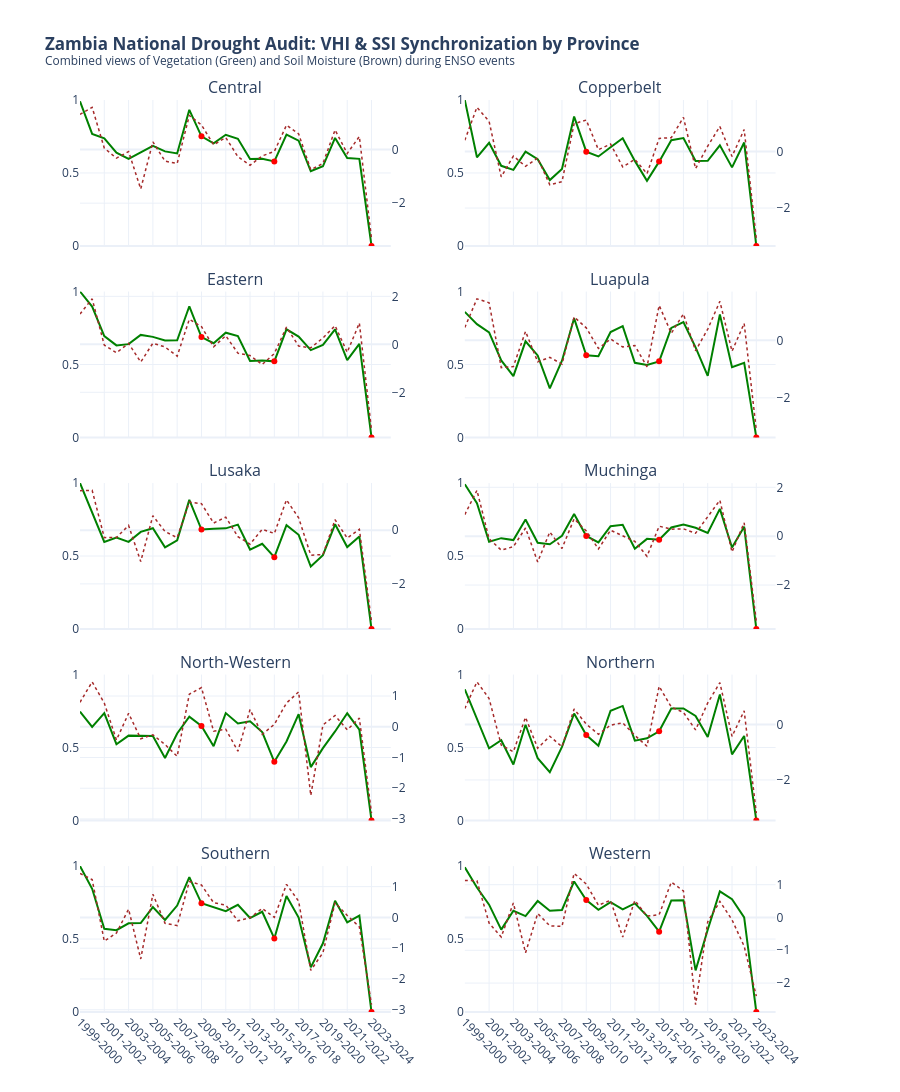

Notebook cell for this chart:
### Markdown cell above
This study analyzes the spatial and temporal evolution of agricultural drought across Zambia's ten provinces. By integrating satellite-derived vegetation indices (NDVI/VHI) with reanalysis soil moisture (SSI) and global climate drivers (NINO3.4), we demonstrate the high vulnerability of Zambian agriculture to El Niño-Southern Oscillation (ENSO) events.

### Code cell
# ============================================================
# PHASE 9: NATIONAL 10-PROVINCE COMBINED VHI & SSI REPORT
# ============================================================
from plotly.subplots import make_subplots
import plotly.graph_objects as go

# 1. Ensure the 2024 Patch is applied to the provincial data
prov_seasonal.loc[prov_seasonal['SEASON'] == '2023-2024', 'NINO34'] = 2.03

# 2. Setup a Grid for 10 Provinces (5 rows, 2 columns)
provinces = sorted(prov_seasonal['PROVINCE'].unique())
fig_national_comb = make_subplots(
    rows=5, cols=2, 
    subplot_titles=provinces,
    shared_xaxes=True,
    vertical_spacing=0.05,
    horizontal_spacing=0.1,
    specs=[[{"secondary_y": True}] * 2] * 5
)

# 3. Loop through each province and add its data to the grid
for i, prov in enumerate(provinces):
    row_idx = (i // 2) + 1
    col_idx = (i % 2) + 1
    
    prov_data = prov_seasonal[prov_seasonal['PROVINCE'] == prov]
    
    # Add VHI (Primary Axis - Green)
    fig_national_comb.add_trace(
        go.Scatter(x=prov_data['SEASON'], y=prov_data['VHI'], 
                   name=f"VHI - {prov}", line=dict(color='green', width=2),
                   legendgroup=prov, showlegend=False),
        row=row_idx, col=col_idx, secondary_y=False
    )
    
    # Add SSI (Secondary Axis - Brown)
    fig_national_comb.add_trace(
        go.Scatter(x=prov_data['SEASON'], y=prov_data['SSI'], 
                   name=f"SSI - {prov}", line=dict(color='brown', width=1.5, dash='dot'),
                   legendgroup=prov, showlegend=False),
        row=row_idx, col=col_idx, secondary_y=True
    )
    
    # Add Shading and Markers for ENSO
    for _, s_row in prov_data.iterrows():
        season = s_row['SEASON']
        nino = s_row['NINO34']
        
        if nino >= 1.0: # El Niño
            # Shading
            fig_national_comb.add_vrect(x0=season, x1=season, fillcolor="red", 
                                       opacity=0.05, layer="below", line_width=0,
                                       row=row_idx, col=col_idx)
            # Marker
            fig_national_comb.add_trace(
                go.Scatter(x=[season], y=[s_row['VHI']], mode='markers',
                           marker=dict(symbol='circle', size=6, color='red'),
                           showlegend=False, hoverinfo='skip'),
                row=row_idx, col=col_idx, secondary_y=False
            )
        elif nino <= -1.0: # La Niña
            fig_national_comb.add_vrect(x0=season, x1=season, fillcolor="blue", 
                                       opacity=0.05, layer="below", line_width=0,
                                       row=row_idx, col=col_idx)

# 4. Final Layout Polish
fig_national_comb.update_layout(
    title="<b>Zambia National Drought Audit: VHI & SSI Synchronization by Province</b><br><sup>Combined views of Vegetation (Green) and Soil Moisture (Brown) during ENSO events</sup>",
    height=1200, # Tall enough to see all 5 rows clearly
    template="plotly_white",
    hovermode="x unified"
)

# Update axis labels
fig_national_comb.update_xaxes(tickangle=45)
fig_national_comb.update_yaxes(range=[0, 1], secondary_y=False) # Fix VHI scale 0-1

# 5. Export specifically for the Big Picture
fig_national_comb.write_html("Zambia_National_10_Province_Combined_Audit.html")
print("✅ Phase 9 Complete: National Provincial Audit Generated!")
fig_national_comb.show()

### Figure 1 — Plotly figure (JSON) as saved in the notebook; plotly's stock layout.template omitted (floating-point values rounded to 4 significant figures)
{"data": [{"legendgroup": "Central", "line": {"color": "green", "width": 2}, "name": "VHI - Central", "showlegend": false, "type": "scatter", "x": ["1999-2000", "2000-2001", "2001-2002", "2002-2003", "2003-2004", "2004-2005", "2005-2006", "2006-2007", "2007-2008", "2008-2009", "2009-2010", "2010-2011", "2011-2012", "2012-2013", "2013-2014", "2014-2015", "2015-2016", "2016-2017", "2017-2018", "2018-2019", "2019-2020", "2020-2021", "2021-2022", "2022-2023", "2023-2024"], "xaxis": "x", "y": [0.9907, 0.7674, 0.7375, 0.6391, 0.5963, 0.6386, 0.6855, 0.6478, 0.6337, 0.9327, 0.751, 0.7029, 0.7615, 0.7345, 0.5957, 0.5979, 0.5791, 0.7636, 0.7211, 0.5116, 0.5458, 0.7402, 0.6025, 0.5965, 0.0], "yaxis": "y"}, {"legendgroup": "Central", "line": {"color": "brown", "dash": "dot", "width": 1.5}, "name": "SSI - Central", "showlegend": false, "type": "scatter", "x": ["1999-2000", "2000-2001", "2001-2002", "2002-2003", "2003-2004", "2004-2005", "2005-2006", "2006-2007", "2007-2008", "2008-2009", "2009-2010", "2010-2011", "2011-2012", "2012-2013", "2013-2014", "2014-2015", "2015-2016", "2016-2017", "2017-2018", "2018-2019", "2019-2020", "2020-2021", "2021-2022", "2022-2023", "2023-2024"], "xaxis": "x", "y": [1.309, 1.574, 0.0529, -0.3228, -0.07509, -1.471, 0.2848, -0.4339, -0.5223, 1.268, 0.9171, 0.177, 0.4455, -0.2679, -0.5859, -0.2387, -0.07116, 0.9066, 0.5833, -0.7522, -0.5203, 0.7286, -0.1477, 0.4856, -3.324], "yaxis": "y2"}, {"hoverinfo": "skip", "marker": {"color": "red", "size": 6, "symbol": "circle"}, "mode": "markers", "showlegend": false, "type": "scatter", "x": ["2009-2010"], "xaxis": "x", "y": [0.751], "yaxis": "y"}, {"hoverinfo": "skip", "marker": {"color": "red", "size": 6, "symbol": "circle"}, "mode": "markers", "showlegend": false, "type": "scatter", "x": ["2015-2016"], "xaxis": "x", "y": [0.5791], "yaxis": "y"}, {"hoverinfo": "skip", "marker": {"color": "red", "size": 6, "symbol": "circle"}, "mode": "markers", "showlegend": false, "type": "scatter", "x": ["2023-2024"], "xaxis": "x", "y": [0], "yaxis": "y"}, {"legendgroup": "Copperbelt", "line": {"color": "green", "width": 2}, "name": "VHI - Copperbelt", "showlegend": false, "type": "scatter", "x": ["1999-2000", "2000-2001", "2001-2002", "2002-2003", "2003-2004", "2004-2005", "2005-2006", "2006-2007", "2007-2008", "2008-2009", "2009-2010", "2010-2011", "2011-2012", "2012-2013", "2013-2014", "2014-2015", "2015-2016", "2016-2017", "2017-2018", "2018-2019", "2019-2020", "2020-2021", "2021-2022", "2022-2023", "2023-2024"], "xaxis": "x2", "y": [0.9998, 0.6072, 0.7065, 0.5489, 0.5212, 0.6462, 0.5939, 0.4513, 0.5276, 0.8864, 0.6457, 0.6132, 0.6758, 0.7382, 0.5828, 0.446, 0.5777, 0.7244, 0.7387, 0.5819, 0.5829, 0.6893, 0.5382, 0.7087, 0.0], "yaxis": "y3"}, {"legendgroup": "Copperbelt", "line": {"color": "brown", "dash": "dot", "width": 1.5}, "name": "SSI - Copperbelt", "showlegend": false, "type": "scatter", "x": ["1999-2000", "2000-2001", "2001-2002", "2002-2003", "2003-2004", "2004-2005", "2005-2006", "2006-2007", "2007-2008", "2008-2009", "2009-2010", "2010-2011", "2011-2012", "2012-2013", "2013-2014", "2014-2015", "2015-2016", "2016-2017", "2017-2018", "2018-2019", "2019-2020", "2020-2021", "2021-2022", "2022-2023", "2023-2024"], "xaxis": "x2", "y": [0.4013, 1.569, 1.07, -0.8973, -0.1585, -0.5219, -0.2296, -1.179, -1.066, 0.9881, 1.117, 0.06562, 0.2665, -0.5437, -0.2748, -0.7835, 0.4671, 0.4915, 1.212, -0.6024, 0.1926, 0.8881, -0.1715, 0.7835, -3.083], "yaxis": "y4"}, {"hoverinfo": "skip", "marker": {"color": "red", "size": 6, "symbol": "circle"}, "mode": "markers", "showlegend": false, "type": "scatter", "x": ["2009-2010"], "xaxis": "x2", "y": [0.6457], "yaxis": "y3"}, {"hoverinfo": "skip", "marker": {"color": "red", "size": 6, "symbol": "circle"}, "mode": "markers", "showlegend": false, "type": "scatter", "x": ["2015-2016"], "xaxis": "x2", "y": [0.5777], "yaxis": "y3"}, {"hoverinfo": "skip", "marker": {"color": "red", "size": 6, "symbol": "circle"}, "mode": "markers", "showlegend": false, "type": "scatter", "x": ["2023-2024"], "xaxis": "x2", "y": [0], "yaxis": "y3"}, {"legendgroup": "Eastern", "line": {"color": "green", "width": 2}, "name": "VHI - Eastern", "showlegend": false, "type": "scatter", "x": ["1999-2000", "2000-2001", "2001-2002", "2002-2003", "2003-2004", "2004-2005", "2005-2006", "2006-2007", "2007-2008", "2008-2009", "2009-2010", "2010-2011", "2011-2012", "2012-2013", "2013-2014", "2014-2015", "2015-2016", "2016-2017", "2017-2018", "2018-2019", "2019-2020", "2020-2021", "2021-2022", "2022-2023", "2023-2024"], "xaxis": "x3", "y": [1.0, 0.8968, 0.6946, 0.6309, 0.6396, 0.7026, 0.6893, 0.6648, 0.6653, 0.899, 0.6879, 0.6454, 0.7179, 0.695, 0.5235, 0.5276, 0.5214, 0.7412, 0.6916, 0.5989, 0.6348, 0.7406, 0.5303, 0.6411, 0.0], "yaxis": "y5"}, {"legendgroup": "Eastern", "line": {"color": "brown", "dash": "dot", "width": 1.5}, "name": "SSI - Eastern", "showlegend": false, "type": "scatter", "x": ["1999-2000", "2000-2001", "2001-2002", "2002-2003", "2003-2004", "2004-2005", "2005-2006", "2006-2007", "2007-2008", "2008-2009", "2009-2010", "2010-2011", "2011-2012", "2012-2013", "2013-2014", "2014-2015", "2015-2016", "2016-2017", "2017-2018", "2018-2019", "2019-2020", "2020-2021", "2021-2022", "2022-2023", "2023-2024"], "xaxis": "x3", "y": [1.262, 1.896, -0.0325, -0.3521, 0.03792, -0.7372, 0.04626, -0.1103, -0.4944, 1.042, 0.7353, -0.1038, 0.3571, -0.3683, -0.4684, -0.8432, -0.383, 0.7179, -0.07354, -0.1458, 0.2639, 0.7772, -0.3342, 0.8869, -3.576], "yaxis": "y6"}, {"hoverinfo": "skip", "marker": {"color": "red", "size": 6, "symbol": "circle"}, "mode": "markers", "showlegend": false, "type": "scatter", "x": ["2009-2010"], "xaxis": "x3", "y": [0.6879], "yaxis": "y5"}, {"hoverinfo": "skip", "marker": {"color": "red", "size": 6, "symbol": "circle"}, "mode": "markers", "showlegend": false, "type": "scatter", "x": ["2015-2016"], "xaxis": "x3", "y": [0.5214], "yaxis": "y5"}, {"hoverinfo": "skip", "marker": {"color": "red", "size": 6, "symbol": "circle"}, "mode": "markers", "showlegend": false, "type": "scatter", "x": ["2023-2024"], "xaxis": "x3", "y": [0], "yaxis": "y5"}, {"legendgroup": "Luapula", "line": {"color": "green", "width": 2}, "name": "VHI - Luapula", "showlegend": false, "type": "scatter", "x": ["1999-2000", "2000-2001", "2001-2002", "2002-2003", "2003-2004", "2004-2005", "2005-2006", "2006-2007", "2007-2008", "2008-2009", "2009-2010", "2010-2011", "2011-2012", "2012-2013", "2013-2014", "2014-2015", "2015-2016", "2016-2017", "2017-2018", "2018-2019", "2019-2020", "2020-2021", "2021-2022", "2022-2023", "2023-2024"], "xaxis": "x4", "y": [0.8603, 0.7762, 0.7197, 0.5275, 0.4202, 0.6587, 0.5622, 0.3367, 0.5255, 0.8162, 0.5635, 0.5562, 0.7226, 0.763, 0.5112, 0.4963, 0.5214, 0.7509, 0.7899, 0.6174, 0.4223, 0.8427, 0.4812, 0.5118, 0.0], "yaxis": "y7"}, {"legendgroup": "Luapula", "line": {"color": "brown", "dash": "dot", "width": 1.5}, "name": "SSI - Luapula", "showlegend": false, "type": "scatter", "x": ["1999-2000", "2000-2001", "2001-2002", "2002-2003", "2003-2004", "2004-2005", "2005-2006", "2006-2007", "2007-2008", "2008-2009", "2009-2010", "2010-2011", "2011-2012", "2012-2013", "2013-2014", "2014-2015", "2015-2016", "2016-2017", "2017-2018", "2018-2019", "2019-2020", "2020-2021", "2021-2022", "2022-2023", "2023-2024"], "xaxis": "x4", "y": [0.4462, 1.442, 1.306, -0.9479, -0.9135, 0.3107, -0.746, -0.5923, -0.8248, 0.8132, 0.4342, -0.2834, 0.04432, -0.2308, -0.1811, -0.92, 1.212, 0.2465, 0.9166, -0.3649, 0.3893, 1.356, -0.3798, 0.5891, -3.122], "yaxis": "y8"}, {"hoverinfo": "skip", "marker": {"color": "red", "size": 6, "symbol": "circle"}, "mode": "markers", "showlegend": false, "type": "scatter", "x": ["2009-2010"], "xaxis": "x4", "y": [0.5635], "yaxis": "y7"}, {"hoverinfo": "skip", "marker": {"color": "red", "size": 6, "symbol": "circle"}, "mode": "markers", "showlegend": false, "type": "scatter", "x": ["2015-2016"], "xaxis": "x4", "y": [0.5214], "yaxis": "y7"}, {"hoverinfo": "skip", "marker": {"color": "red", "size": 6, "symbol": "circle"}, "mode": "markers", "showlegend": false, "type": "scatter", "x": ["2023-2024"], "xaxis": "x4", "y": [0], "yaxis": "y7"}, {"legendgroup": "Lusaka", "line": {"color": "green", "width": 2}, "name": "VHI - Lusaka", "showlegend": false, "type": "scatter", "x": ["1999-2000", "2000-2001", "2001-2002", "2002-2003", "2003-2004", "2004-2005", "2005-2006", "2006-2007", "2007-2008", "2008-2009", "2009-2010", "2010-2011", "2011-2012", "2012-2013", "2013-2014", "2014-2015", "2015-2016", "2016-2017", "2017-2018", "2018-2019", "2019-2020", "2020-2021", "2021-2022", "2022-2023", "2023-2024"], "xaxis": "x5", "y": [1.0, 0.8013, 0.596, 0.6262, 0.5971, 0.6654, 0.6902, 0.5591, 0.6079, 0.8844, 0.6813, 0.6865, 0.6895, 0.7152, 0.5442, 0.5836, 0.4921, 0.7114, 0.645, 0.428, 0.5053, 0.7173, 0.5613, 0.6336, 0.0], "yaxis": "y9"}, {"legendgroup": "Lusaka", "line": {"color": "brown", "dash": "dot", "width": 1.5}, "name": "SSI - Lusaka", "showlegend": false, "type": "scatter", "x": ["1999-2000", "2000-2001", "2001-2002", "2002-2003", "2003-2004", "2004-2005", "2005-2006", "2006-2007", "2007-2008", "2008-2009", "2009-2010", "2010-2011", "2011-2012", "2012-2013", "2013-2014", "2014-2015", "2015-2016", "2016-2017", "2017-2018", "2018-2019", "2019-2020", "2020-2021", "2021-2022", "2022-2023", "2023-2024"], "xaxis": "x5", "y": [1.469, 1.482, -0.2793, -0.272, 0.1737, -1.168, 0.5356, -0.05184, -0.2799, 1.043, 0.9877, 0.2645, 0.4841, -0.2398, -0.523, 0.03269, -0.1232, 1.129, 0.4592, -0.9326, -0.9082, 0.3867, -0.2938, 0.03042, -3.406], "yaxis": "y10"}, {"hoverinfo": "skip", "marker": {"color": "red", "size": 6, "symbol": "circle"}, "mode": "markers", "showlegend": false, "type": "scatter", "x": ["2009-2010"], "xaxis": "x5", "y": [0.6813], "yaxis": "y9"}, {"hoverinfo": "skip", "marker": {"color": "red", "size": 6, "symbol": "circle"}, "mode": "markers", "showlegend": false, "type": "scatter", "x": ["2015-2016"], "xaxis": "x5", "y": [0.4921], "yaxis": "y9"}, {"hoverinfo": "skip", "marker": {"color": "red", "size": 6, "symbol": "circle"}, "mode": "markers", "showlegend": false, "type": "scatter", "x": ["2023-2024"], "xaxis": "x5", "y": [0], "yaxis": "y9"}, {"legendgroup": "Muchinga", "line": {"color": "green", "width": 2}, "name": "VHI - Muchinga", "showlegend": false, "type": "scatter", "x": ["1999-2000", "2000-2001", "2001-2002", "2002-2003", "2003-2004", "2004-2005", "2005-2006", "2006-2007", "2007-2008", "2008-2009", "2009-2010", "2010-2011", "2011-2012", "2012-2013", "2013-2014", "2014-2015", "2015-2016", "2016-2017", "2017-2018", "2018-2019", "2019-2020", "2020-2021", "2021-2022", "2022-2023", "2023-2024"], "xaxis": "x6", "y": [0.9919, 0.8622, 0.5976, 0.6222, 0.6093, 0.7505, 0.591, 0.5806, 0.6384, 0.7875, 0.6371, 0.5932, 0.7045, 0.7144, 0.5499, 0.6174, 0.6115, 0.6955, 0.7157, 0.6935, 0.6586, 0.8231, 0.5582, 0.7005, 0.0], "yaxis": "y11"}, {"legendgroup": "Muchinga", "line": {"color": "brown", "dash": "dot", "width": 1.5}, "name": "SSI - Muchinga", "showlegend": false, "type": "scatter", "x": ["1999-2000", "2000-2001", "2001-2002", "2002-2003", "2003-2004", "2004-2005", "2005-2006", "2006-2007", "2007-2008", "2008-2009", "2009-2010", "2010-2011", "2011-2012", "2012-2013", "2013-2014", "2014-2015", "2015-2016", "2016-2017", "2017-2018", "2018-2019", "2019-2020", "2020-2021", "2021-2022", "2022-2023", "2023-2024"], "xaxis": "x6", "y": [0.8819, 1.876, -0.1061, -0.5725, -0.4279, 0.3332, -1.053, 0.1725, -0.5043, 0.7103, 0.2146, -0.5238, 0.2444, 0.02255, -0.2149, -0.8223, 0.4085, 0.2853, 0.3002, 0.1222, 0.7758, 1.47, -0.645, 0.5502, -3.498], "yaxis": "y12"}, {"hoverinfo": "skip", "marker": {"color": "red", "size": 6, "symbol": "circle"}, "mode": "markers", "showlegend": false, "type": "scatter", "x": ["2009-2010"], "xaxis": "x6", "y": [0.6371], "yaxis": "y11"}, {"hoverinfo": "skip", "marker": {"color": "red", "size": 6, "symbol": "circle"}, "mode": "markers", "showlegend": false, "type": "scatter", "x": ["2015-2016"], "xaxis": "x6", "y": [0.6115], "yaxis": "y11"}, {"hoverinfo": "skip", "marker": {"color": "red", "size": 6, "symbol": "circle"}, "mode": "markers", "showlegend": false, "type": "scatter", "x": ["2023-2024"], "xaxis": "x6", "y": [0], "yaxis": "y11"}, {"legendgroup": "North-Western", "line": {"color": "green", "width": 2}, "name": "VHI - North-Western", "showlegend": false, "type": "scatter", "x": ["1999-2000", "2000-2001", "2001-2002", "2002-2003", "2003-2004", "2004-2005", "2005-2006", "2006-2007", "2007-2008", "2008-2009", "2009-2010", "2010-2011", "2011-2012", "2012-2013", "2013-2014", "2014-2015", "2015-2016", "2016-2017", "2017-2018", "2018-2019", "2019-2020", "2020-2021", "2021-2022", "2022-2023", "2023-2024"], "xaxis": "x7", "y": [0.7461, 0.6412, 0.7359, 0.5226, 0.5815, 0.5798, 0.5785, 0.4286, 0.5961, 0.7113, 0.6471, 0.5091, 0.7361, 0.6653, 0.6793, 0.6062, 0.4024, 0.5418, 0.7285, 0.3656, 0.4959, 0.6102, 0.7346, 0.6218, 0.0], "yaxis": "y13"}, {"legendgroup": "North-Western", "line": {"color": "brown", "dash": "dot", "width": 1.5}, "name": "SSI - North-Western", "showlegend": false, "type": "scatter", "x": ["1999-2000", "2000-2001", "2001-2002", "2002-2003", "2003-2004", "2004-2005", "2005-2006", "2006-2007", "2007-2008", "2008-2009", "2009-2010", "2010-2011", "2011-2012", "2012-2013", "2013-2014", "2014-2015", "2015-2016", "2016-2017", "2017-2018", "2018-2019", "2019-2020", "2020-2021", "2021-2022", "2022-2023", "2023-2024"], "xaxis": "x7", "y": [0.7955, 1.46, 0.7708, -0.4301, 0.4373, -0.3895, -0.2631, -0.5785, -0.9614, 1.059, 1.273, -0.1464, -0.08193, -0.7957, 0.5589, -0.2466, 0.07809, 0.7711, 1.133, -2.234, 0.05857, 0.3652, -0.1009, 0.2792, -2.812], "yaxis": "y14"}, {"hoverinfo": "skip", "marker": {"color": "red", "size": 6, "symbol": "circle"}, "mode": "markers", "showlegend": false, "type": "scatter", "x": ["2009-2010"], "xaxis": "x7", "y": [0.6471], "yaxis": "y13"}, {"hoverinfo": "skip", "marker": {"color": "red", "size": 6, "symbol": "circle"}, "mode": "markers", "showlegend": false, "type": "scatter", "x": ["2015-2016"], "xaxis": "x7", "y": [0.4024], "yaxis": "y13"}, {"hoverinfo": "skip", "marker": {"color": "red", "size": 6, "symbol": "circle"}, "mode": "markers", "showlegend": false, "type": "scatter", "x": ["2023-2024"], "xaxis": "x7", "y": [0], "yaxis": "y13"}, {"legendgroup": "Northern", "line": {"color": "green", "width": 2}, "name": "VHI - Northern", "showlegend": false, "type": "scatter", "x": ["1999-2000", "2000-2001", "2001-2002", "2002-2003", "2003-2004", "2004-2005", "2005-2006", "2006-2007", "2007-2008", "2008-2009", "2009-2010", "2010-2011", "2011-2012", "2012-2013", "2013-2014", "2014-2015", "2015-2016", "2016-2017", "2017-2018", "2018-2019", "2019-2020", "2020-2021", "2021-2022", "2022-2023", "2023-2024"], "xaxis": "x8", "y": [0.899, 0.6914, 0.4944, 0.5499, 0.3832, 0.6563, 0.4271, 0.3305, 0.5042, 0.733, 0.5853, 0.5126, 0.7521, 0.785, 0.5471, 0.5629, 0.6115, 0.7666, 0.7677, 0.7168, 0.5721, 0.8639, 0.4529, 0.5794, 0.0], "yaxis": "y15"}, {"legendgroup": "Northern", "line": {"color": "brown", "dash": "dot", "width": 1.5}, "name": "SSI - Northern", "showlegend": false, "type": "scatter", "x": ["1999-2000", "2000-2001", "2001-2002", "2002-2003", "2003-2004", "2004-2005", "2005-2006", "2006-2007", "2007-2008", "2008-2009", "2009-2010", "2010-2011", "2011-2012", "2012-2013", "2013-2014", "2014-2015", "2015-2016", "2016-2017", "2017-2018", "2018-2019", "2019-2020", "2020-2021", "2021-2022", "2022-2023", "2023-2024"], "xaxis": "x8", "y": [0.5761, 1.54, 0.9398, -0.7429, -0.9835, 0.2599, -0.8545, -0.4224, -0.8017, 0.557, 0.01352, -0.3511, -0.02407, 0.06225, -0.3926, -0.7831, 1.378, 0.6295, 0.438, -0.1935, 0.7787, 1.509, -0.4282, 0.4948, -3.199], "yaxis": "y16"}, {"hoverinfo": "skip", "marker": {"color": "red", "size": 6, "symbol": "circle"}, "mode": "markers", "showlegend": false, "type": "scatter", "x": ["2009-2010"], "xaxis": "x8", "y": [0.5853], "yaxis": "y15"}, {"hoverinfo": "skip", "marker": {"color": "red", "size": 6, "symbol": "circle"}, "mode": "markers", "showlegend": false, "type": "scatter", "x": ["2015-2016"], "xaxis": "x8", "y": [0.6115], "yaxis": "y15"}, {"hoverinfo": "skip", "marker": {"color": "red", "size": 6, "symbol": "circle"}, "mode": "markers", "showlegend": false, "type": "scatter", "x": ["2023-2024"], "xaxis": "x8", "y": [0], "yaxis": "y15"}, {"legendgroup": "Southern", "line": {"color": "green", "width": 2}, "name": "VHI - Southern", "showlegend": false, "type": "scatter", "x": ["1999-2000", "2000-2001", "2001-2002", "2002-2003", "2003-2004", "2004-2005", "2005-2006", "2006-2007", "2007-2008", "2008-2009", "2009-2010", "2010-2011", "2011-2012", "2012-2013", "2013-2014", "2014-2015", "2015-2016", "2016-2017", "2017-2018", "2018-2019", "2019-2020", "2020-2021", "2021-2022", "2022-2023", "2023-2024"], "xaxis": "x9", "y": [1.0, 0.8441, 0.5698, 0.5605, 0.6081, 0.6098, 0.7193, 0.6313, 0.7296, 0.9243, 0.7449, 0.7196, 0.6907, 0.7343, 0.6439, 0.6871, 0.5043, 0.7948, 0.6469, 0.306, 0.471, 0.7631, 0.6143, 0.6606, 0.0], "yaxis": "y17"}, {"legendgroup": "Southern", "line": {"color": "brown", "dash": "dot", "width": 1.5}, "name": "SSI - Southern", "showlegend": false, "type": "scatter", "x": ["1999-2000", "2000-2001", "2001-2002", "2002-2003", "2003-2004", "2004-2005", "2005-2006", "2006-2007", "2007-2008", "2008-2009", "2009-2010", "2010-2011", "2011-2012", "2012-2013", "2013-2014", "2014-2015", "2015-2016", "2016-2017", "2017-2018", "2018-2019", "2019-2020", "2020-2021", "2021-2022", "2022-2023", "2023-2024"], "xaxis": "x9", "y": [1.431, 1.229, -0.7687, -0.5078, 0.2675, -1.35, 0.7536, -0.1897, -0.2663, 1.166, 1.053, 0.477, 0.3991, -0.11, -0.009881, 0.292, -6.871e-05, 1.075, 0.5259, -1.72, -1.146, 0.475, 0.06459, -0.3058, -2.836], "yaxis": "y18"}, {"hoverinfo": "skip", "marker": {"color": "red", "size": 6, "symbol": "circle"}, "mode": "markers", "showlegend": false, "type": "scatter", "x": ["2009-2010"], "xaxis": "x9", "y": [0.7449], "yaxis": "y17"}, {"hoverinfo": "skip", "marker": {"color": "red", "size": 6, "symbol": "circle"}, "mode": "markers", "showlegend": false, "type": "scatter", "x": ["2015-2016"], "xaxis": "x9", "y": [0.5043], "yaxis": "y17"}, {"hoverinfo": "skip", "marker": {"color": "red", "size": 6, "symbol": "circle"}, "mode": "markers", "showlegend": false, "type": "scatter", "x": ["2023-2024"], "xaxis": "x9", "y": [0], "yaxis": "y17"}, {"legendgroup": "Western", "line": {"color": "green", "width": 2}, "name": "VHI - Western", "showlegend": false, "type": "scatter", "x": ["1999-2000", "2000-2001", "2001-2002", "2002-2003", "2003-2004", "2004-2005", "2005-2006", "2006-2007", "2007-2008", "2008-2009", "2009-2010", "2010-2011", "2011-2012", "2012-2013", "2013-2014", "2014-2015", "2015-2016", "2016-2017", "2017-2018", "2018-2019", "2019-2020", "2020-2021", "2021-2022", "2022-2023", "2023-2024"], "xaxis": "x10", "y": [0.9916, 0.8529, 0.7355, 0.5648, 0.6938, 0.657, 0.7606, 0.6942, 0.699, 0.8946, 0.7679, 0.6998, 0.7532, 0.7035, 0.7446, 0.6591, 0.5501, 0.764, 0.765, 0.2854, 0.5633, 0.8266, 0.7734, 0.6488, 0.0], "yaxis": "y19"}, {"legendgroup": "Western", "line": {"color": "brown", "dash": "dot", "width": 1.5}, "name": "SSI - Western", "showlegend": false, "type": "scatter", "x": ["1999-2000", "2000-2001", "2001-2002", "2002-2003", "2003-2004", "2004-2005", "2005-2006", "2006-2007", "2007-2008", "2008-2009", "2009-2010", "2010-2011", "2011-2012", "2012-2013", "2013-2014", "2014-2015", "2015-2016", "2016-2017", "2017-2018", "2018-2019", "2019-2020", "2020-2021", "2021-2022", "2022-2023", "2023-2024"], "xaxis": "x10", "y": [1.131, 1.121, -0.1696, -0.5934, 0.4435, -1.076, 0.1215, -0.254, -0.2707, 1.345, 1.019, 0.3751, 0.5226, -0.5981, 0.5181, 0.04097, 0.08507, 1.078, 0.8086, -2.66, -0.1314, 0.49, -0.07178, -0.8758, -2.4], "yaxis": "y20"}, {"hoverinfo": "skip", "marker": {"color": "red", "size": 6, "symbol": "circle"}, "mode": "markers", "showlegend": false, "type": "scatter", "x": ["2009-2010"], "xaxis": "x10", "y": [0.7679], "yaxis": "y19"}, {"hoverinfo": "skip", "marker": {"color": "red", "size": 6, "symbol": "circle"}, "mode": "markers", "showlegend": false, "type": "scatter", "x": ["2015-2016"], "xaxis": "x10", "y": [0.5501], "yaxis": "y19"}, {"hoverinfo": "skip", "marker": {"color": "red", "size": 6, "symbol": "circle"}, "mode": "markers", "showlegend": false, "type": "scatter", "x": ["2023-2024"], "xaxis": "x10", "y": [0], "yaxis": "y19"}], "layout": {"annotations": [{"font": {"size": 16}, "showarrow": false, "text": "Central", "x": 0.21, "xanchor": "center", "xref": "paper", "y": 1, "yanchor": "bottom", "yref": "paper"}, {"font": {"size": 16}, "showarrow": false, "text": "Copperbelt", "x": 0.73, "xanchor": "center", "xref": "paper", "y": 1, "yanchor": "bottom", "yref": "paper"}, {"font": {"size": 16}, "showarrow": false, "text": "Eastern", "x": 0.21, "xanchor": "center", "xref": "paper", "y": 0.79, "yanchor": "bottom", "yref": "paper"}, {"font": {"size": 16}, "showarrow": false, "text": "Luapula", "x": 0.73, "xanchor": "center", "xref": "paper", "y": 0.79, "yanchor": "bottom", "yref": "paper"}, {"font": {"size": 16}, "showarrow": false, "text": "Lusaka", "x": 0.21, "xanchor": "center", "xref": "paper", "y": 0.58, "yanchor": "bottom", "yref": "paper"}, {"font": {"size": 16}, "showarrow": false, "text": "Muchinga", "x": 0.73, "xanchor": "center", "xref": "paper", "y": 0.58, "yanchor": "bottom", "yref": "paper"}, {"font": {"size": 16}, "showarrow": false, "text": "North-Western", "x": 0.21, "xanchor": "center", "xref": "paper", "y": 0.37, "yanchor": "bottom", "yref": "paper"}, {"font": {"size": 16}, "showarrow": false, "text": "Northern", "x": 0.73, "xanchor": "center", "xref": "paper", "y": 0.37, "yanchor": "bottom", "yref": "paper"}, {"font": {"size": 16}, "showarrow": false, "text": "Southern", "x": 0.21, "xanchor": "center", "xref": "paper", "y": 0.16, "yanchor": "bottom", "yref": "paper"}, {"font": {"size": 16}, "showarrow": false, "text": "Western", "x": 0.73, "xanchor": "center", "xref": "paper", "y": 0.16, "yanchor": "bottom", "yref": "paper"}], "height": 1200, "hovermode": "x unified", "shapes": [{"fillcolor": "blue", "layer": "below", "line": {"width": 0}, "opacity": 0.05, "type": "rect", "x0": "2007-2008", "x1": "2007-2008", "xref": "x", "y0": 0, "y1": 1, "yref": "y domain"}, {"fillcolor": "red", "layer": "below", "line": {"width": 0}, "opacity": 0.05, "type": "rect", "x0": "2009-2010", "x1": "2009-2010", "xref": "x", "y0": 0, "y1": 1, "yref": "y domain"}, {"fillcolor": "blue", "layer": "below", "line": {"width": 0}, "opacity": 0.05, "type": "rect", "x0": "2010-2011", "x1": "2010-2011", "xref": "x", "y0": 0, "y1": 1, "yref": "y domain"}, {"fillcolor": "red", "layer": "below", "line": {"width": 0}, "opacity": 0.05, "type": "rect", "x0": "2015-2016", "x1": "2015-2016", "xref": "x", "y0": 0, "y1": 1, "yref": "y domain"}, {"fillcolor": "blue", "layer": "below", "line": {"width": 0}, "opacity": 0.05, "type": "rect", "x0": "2020-2021", "x1": "2020-2021", "xref": "x", "y0": 0, "y1": 1, "yref": "y domain"}, {"fillcolor": "red", "layer": "below", "line": {"width": 0}, "opacity": 0.05, "type": "rect", "x0": "2023-2024", "x1": "2023-2024", "xref": "x", "y0": 0, "y1": 1, "yref": "y domain"}, {"fillcolor": "blue", "layer": "below", "line": {"width": 0}, "opacity": 0.05, "type": "rect", "x0": "2007-2008", "x1": "2007-2008", "xref": "x2", "y0": 0, "y1": 1, "yref": "y3 domain"}, {"fillcolor": "red", "layer": "below", "line": {"width": 0}, "opacity": 0.05, "type": "rect", "x0": "2009-2010", "x1": "2009-2010", "xref": "x2", "y0": 0, "y1": 1, "yref": "y3 domain"}, {"fillcolor": "blue", "layer": "below", "line": {"width": 0}, "opacity": 0.05, "type": "rect", "x0": "2010-2011", "x1": "2010-2011", "xref": "x2", "y0": 0, "y1": 1, "yref": "y3 domain"}, {"fillcolor": "red", "layer": "below", "line": {"width": 0}, "opacity": 0.05, "type": "rect", "x0": "2015-2016", "x1": "2015-2016", "xref": "x2", "y0": 0, "y1": 1, "yref": "y3 domain"}, {"fillcolor": "blue", "layer": "below", "line": {"width": 0}, "opacity": 0.05, "type": "rect", "x0": "2020-2021", "x1": "2020-2021", "xref": "x2", "y0": 0, "y1": 1, "yref": "y3 domain"}, {"fillcolor": "red", "layer": "below", "line": {"width": 0}, "opacity": 0.05, "type": "rect", "x0": "2023-2024", "x1": "2023-2024", "xref": "x2", "y0": 0, "y1": 1, "yref": "y3 domain"}, {"fillcolor": "blue", "layer": "below", "line": {"width": 0}, "opacity": 0.05, "type": "rect", "x0": "2007-2008", "x1": "2007-2008", "xref": "x3", "y0": 0, "y1": 1, "yref": "y5 domain"}, {"fillcolor": "red", "layer": "below", "line": {"width": 0}, "opacity": 0.05, "type": "rect", "x0": "2009-2010", "x1": "2009-2010", "xref": "x3", "y0": 0, "y1": 1, "yref": "y5 domain"}, {"fillcolor": "blue", "layer": "below", "line": {"width": 0}, "opacity": 0.05, "type": "rect", "x0": "2010-2011", "x1": "2010-2011", "xref": "x3", "y0": 0, "y1": 1, "yref": "y5 domain"}, {"fillcolor": "red", "layer": "below", "line": {"width": 0}, "opacity": 0.05, "type": "rect", "x0": "2015-2016", "x1": "2015-2016", "xref": "x3", "y0": 0, "y1": 1, "yref": "y5 domain"}, {"fillcolor": "blue", "layer": "below", "line": {"width": 0}, "opacity": 0.05, "type": "rect", "x0": "2020-2021", "x1": "2020-2021", "xref": "x3", "y0": 0, "y1": 1, "yref": "y5 domain"}, {"fillcolor": "red", "layer": "below", "line": {"width": 0}, "opacity": 0.05, "type": "rect", "x0": "2023-2024", "x1": "2023-2024", "xref": "x3", "y0": 0, "y1": 1, "yref": "y5 domain"}, {"fillcolor": "blue", "layer": "below", "line": {"width": 0}, "opacity": 0.05, "type": "rect", "x0": "2007-2008", "x1": "2007-2008", "xref": "x4", "y0": 0, "y1": 1, "yref": "y7 domain"}, {"fillcolor": "red", "layer": "below", "line": {"width": 0}, "opacity": 0.05, "type": "rect", "x0": "2009-2010", "x1": "2009-2010", "xref": "x4", "y0": 0, "y1": 1, "yref": "y7 domain"}, {"fillcolor": "blue", "layer": "below", "line": {"width": 0}, "opacity": 0.05, "type": "rect", "x0": "2010-2011", "x1": "2010-2011", "xref": "x4", "y0": 0, "y1": 1, "yref": "y7 domain"}, {"fillcolor": "red", "layer": "below", "line": {"width": 0}, "opacity": 0.05, "type": "rect", "x0": "2015-2016", "x1": "2015-2016", "xref": "x4", "y0": 0, "y1": 1, "yref": "y7 domain"}, {"fillcolor": "blue", "layer": "below", "line": {"width": 0}, "opacity": 0.05, "type": "rect", "x0": "2020-2021", "x1": "2020-2021", "xref": "x4", "y0": 0, "y1": 1, "yref": "y7 domain"}, {"fillcolor": "red", "layer": "below", "line": {"width": 0}, "opacity": 0.05, "type": "rect", "x0": "2023-2024", "x1": "2023-2024", "xref": "x4", "y0": 0, "y1": 1, "yref": "y7 domain"}, {"fillcolor": "blue", "layer": "below", "line": {"width": 0}, "opacity": 0.05, "type": "rect", "x0": "2007-2008", "x1": "2007-2008", "xref": "x5", "y0": 0, "y1": 1, "yref": "y9 domain"}, {"fillcolor": "red", "layer": "below", "line": {"width": 0}, "opacity": 0.05, "type": "rect", "x0": "2009-2010", "x1": "2009-2010", "xref": "x5", "y0": 0, "y1": 1, "yref": "y9 domain"}, {"fillcolor": "blue", "layer": "below", "line": {"width": 0}, "opacity": 0.05, "type": "rect", "x0": "2010-2011", "x1": "2010-2011", "xref": "x5", "y0": 0, "y1": 1, "yref": "y9 domain"}, {"fillcolor": "red", "layer": "below", "line": {"width": 0}, "opacity": 0.05, "type": "rect", "x0": "2015-2016", "x1": "2015-2016", "xref": "x5", "y0": 0, "y1": 1, "yref": "y9 domain"}, {"fillcolor": "blue", "layer": "below", "line": {"width": 0}, "opacity": 0.05, "type": "rect", "x0": "2020-2021", "x1": "2020-2021", "xref": "x5", "y0": 0, "y1": 1, "yref": "y9 domain"}, {"fillcolor": "red", "layer": "below", "line": {"width": 0}, "opacity": 0.05, "type": "rect", "x0": "2023-2024", "x1": "2023-2024", "xref": "x5", "y0": 0, "y1": 1, "yref": "y9 domain"}, {"fillcolor": "blue", "layer": "below", "line": {"width": 0}, "opacity": 0.05, "type": "rect", "x0": "2007-2008", "x1": "2007-2008", "xref": "x6", "y0": 0, "y1": 1, "yref": "y11 domain"}, {"fillcolor": "red", "layer": "below", "line": {"width": 0}, "opacity": 0.05, "type": "rect", "x0": "2009-2010", "x1": "2009-2010", "xref": "x6", "y0": 0, "y1": 1, "yref": "y11 domain"}, {"fillcolor": "blue", "layer": "below", "line": {"width": 0}, "opacity": 0.05, "type": "rect", "x0": "2010-2011", "x1": "2010-2011", "xref": "x6", "y0": 0, "y1": 1, "yref": "y11 domain"}, {"fillcolor": "red", "layer": "below", "line": {"width": 0}, "opacity": 0.05, "type": "rect", "x0": "2015-2016", "x1": "2015-2016", "xref": "x6", "y0": 0, "y1": 1, "yref": "y11 domain"}, {"fillcolor": "blue", "layer": "below", "line": {"width": 0}, "opacity": 0.05, "type": "rect", "x0": "2020-2021", "x1": "2020-2021", "xref": "x6", "y0": 0, "y1": 1, "yref": "y11 domain"}, {"fillcolor": "red", "layer": "below", "line": {"width": 0}, "opacity": 0.05, "type": "rect", "x0": "2023-2024", "x1": "2023-2024", "xref": "x6", "y0": 0, "y1": 1, "yref": "y11 domain"}, {"fillcolor": "blue", "layer": "below", "line": {"width": 0}, "opacity": 0.05, "type": "rect", "x0": "2007-2008", "x1": "2007-2008", "xref": "x7", "y0": 0, "y1": 1, "yref": "y13 domain"}, {"fillcolor": "red", "layer": "below", "line": {"width": 0}, "opacity": 0.05, "type": "rect", "x0": "2009-2010", "x1": "2009-2010", "xref": "x7", "y0": 0, "y1": 1, "yref": "y13 domain"}, {"fillcolor": "blue", "layer": "below", "line": {"width": 0}, "opacity": 0.05, "type": "rect", "x0": "2010-2011", "x1": "2010-2011", "xref": "x7", "y0": 0, "y1": 1, "yref": "y13 domain"}, {"fillcolor": "red", "layer": "below", "line": {"width": 0}, "opacity": 0.05, "type": "rect", "x0": "2015-2016", "x1": "2015-2016", "xref": "x7", "y0": 0, "y1": 1, "yref": "y13 domain"}, {"fillcolor": "blue", "layer": "below", "line": {"width": 0}, "opacity": 0.05, "type": "rect", "x0": "2020-2021", "x1": "2020-2021", "xref": "x7", "y0": 0, "y1": 1, "yref": "y13 domain"}, {"fillcolor": "red", "layer": "below", "line": {"width": 0}, "opacity": 0.05, "type": "rect", "x0": "2023-2024", "x1": "2023-2024", "xref": "x7", "y0": 0, "y1": 1, "yref": "y13 domain"}, {"fillcolor": "blue", "layer": "below", "line": {"width": 0}, "opacity": 0.05, "type": "rect", "x0": "2007-2008", "x1": "2007-2008", "xref": "x8", "y0": 0, "y1": 1, "yref": "y15 domain"}, {"fillcolor": "red", "layer": "below", "line": {"width": 0}, "opacity": 0.05, "type": "rect", "x0": "2009-2010", "x1": "2009-2010", "xref": "x8", "y0": 0, "y1": 1, "yref": "y15 domain"}, {"fillcolor": "blue", "layer": "below", "line": {"width": 0}, "opacity": 0.05, "type": "rect", "x0": "2010-2011", "x1": "2010-2011", "xref": "x8", "y0": 0, "y1": 1, "yref": "y15 domain"}, {"fillcolor": "red", "layer": "below", "line": {"width": 0}, "opacity": 0.05, "type": "rect", "x0": "2015-2016", "x1": "2015-2016", "xref": "x8", "y0": 0, "y1": 1, "yref": "y15 domain"}, {"fillcolor": "blue", "layer": "below", "line": {"width": 0}, "opacity": 0.05, "type": "rect", "x0": "2020-2021", "x1": "2020-2021", "xref": "x8", "y0": 0, "y1": 1, "yref": "y15 domain"}, {"fillcolor": "red", "layer": "below", "line": {"width": 0}, "opacity": 0.05, "type": "rect", "x0": "2023-2024", "x1": "2023-2024", "xref": "x8", "y0": 0, "y1": 1, "yref": "y15 domain"}, {"fillcolor": "blue", "layer": "below", "line": {"width": 0}, "opacity": 0.05, "type": "rect", "x0": "2007-2008", "x1": "2007-2008", "xref": "x9", "y0": 0, "y1": 1, "yref": "y17 domain"}, {"fillcolor": "red", "layer": "below", "line": {"width": 0}, "opacity": 0.05, "type": "rect", "x0": "2009-2010", "x1": "2009-2010", "xref": "x9", "y0": 0, "y1": 1, "yref": "y17 domain"}, {"fillcolor": "blue", "layer": "below", "line": {"width": 0}, "opacity": 0.05, "type": "rect", "x0": "2010-2011", "x1": "2010-2011", "xref": "x9", "y0": 0, "y1": 1, "yref": "y17 domain"}, {"fillcolor": "red", "layer": "below", "line": {"width": 0}, "opacity": 0.05, "type": "rect", "x0": "2015-2016", "x1": "2015-2016", "xref": "x9", "y0": 0, "y1": 1, "yref": "y17 domain"}, {"fillcolor": "blue", "layer": "below", "line": {"width": 0}, "opacity": 0.05, "type": "rect", "x0": "2020-2021", "x1": "2020-2021", "xref": "x9", "y0": 0, "y1": 1, "yref": "y17 domain"}, {"fillcolor": "red", "layer": "below", "line": {"width": 0}, "opacity": 0.05, "type": "rect", "x0": "2023-2024", "x1": "2023-2024", "xref": "x9", "y0": 0, "y1": 1, "yref": "y17 domain"}, {"fillcolor": "blue", "layer": "below", "line": {"width": 0}, "opacity": 0.05, "type": "rect", "x0": "2007-2008", "x1": "2007-2008", "xref": "x10", "y0": 0, "y1": 1, "yref": "y19 domain"}, {"fillcolor": "red", "layer": "below", "line": {"width": 0}, "opacity": 0.05, "type": "rect", "x0": "2009-2010", "x1": "2009-2010", "xref": "x10", "y0": 0, "y1": 1, "yref": "y19 domain"}, {"fillcolor": "blue", "layer": "below", "line": {"width": 0}, "opacity": 0.05, "type": "rect", "x0": "2010-2011", "x1": "2010-2011", "xref": "x10", "y0": 0, "y1": 1, "yref": "y19 domain"}, {"fillcolor": "red", "layer": "below", "line": {"width": 0}, "opacity": 0.05, "type": "rect", "x0": "2015-2016", "x1": "2015-2016", "xref": "x10", "y0": 0, "y1": 1, "yref": "y19 domain"}, {"fillcolor": "blue", "layer": "below", "line": {"width": 0}, "opacity": 0.05, "type": "rect", "x0": "2020-2021", "x1": "2020-2021", "xref": "x10", "y0": 0, "y1": 1, "yref": "y19 domain"}, {"fillcolor": "red", "layer": "below", "line": {"width": 0}, "opacity": 0.05, "type": "rect", "x0": "2023-2024", "x1": "2023-2024", "xref": "x10", "y0": 0, "y1": 1, "yref": "y19 domain"}], "title": {"text": "<b>Zambia National Drought Audit: VHI & SSI Synchronization by Province</b><br><sup>Combined views of Vegetation (Green) and Soil Moisture (Brown) during ENSO events</sup>"}, "xaxis": {"anchor": "y", "domain": [0, 0.42], "matches": "x9", "showticklabels": false, "tickangle": 45}, "xaxis10": {"anchor": "y19", "domain": [0.52, 0.94], "tickangle": 45}, "xaxis2": {"anchor": "y3", "domain": [0.52, 0.94], "matches": "x10", "showticklabels": false, "tickangle": 45}, "xaxis3": {"anchor": "y5", "domain": [0, 0.42], "matches": "x9", "showticklabels": false, "tickangle": 45}, "xaxis4": {"anchor": "y7", "domain": [0.52, 0.94], "matches": "x10", "showticklabels": false, "tickangle": 45}, "xaxis5": {"anchor": "y9", "domain": [0, 0.42], "matches": "x9", "showticklabels": false, "tickangle": 45}, "xaxis6": {"anchor": "y11", "domain": [0.52, 0.94], "matches": "x10", "showticklabels": false, "tickangle": 45}, "xaxis7": {"anchor": "y13", "domain": [0, 0.42], "matches": "x9", "showticklabels": false, "tickangle": 45}, "xaxis8": {"anchor": "y15", "domain": [0.52, 0.94], "matches": "x10", "showticklabels": false, "tickangle": 45}, "xaxis9": {"anchor": "y17", "domain": [0, 0.42], "tickangle": 45}, "yaxis": {"anchor": "x", "domain": [0.84, 1], "range": [0, 1]}, "yaxis10": {"anchor": "x5", "overlaying": "y9", "side": "right"}, "yaxis11": {"anchor": "x6", "domain": [0.42, 0.58], "range": [0, 1]}, "yaxis12": {"anchor": "x6", "overlaying": "y11", "side": "right"}, "yaxis13": {"anchor": "x7", "domain": [0.21, 0.37], "range": [0, 1]}, "yaxis14": {"anchor": "x7", "overlaying": "y13", "side": "right"}, "yaxis15": {"anchor": "x8", "domain": [0.21, 0.37], "range": [0, 1]}, "yaxis16": {"anchor": "x8", "overlaying": "y15", "side": "right"}, "yaxis17": {"anchor": "x9", "domain": [0, 0.16], "range": [0, 1]}, "yaxis18": {"anchor": "x9", "overlaying": "y17", "side": "right"}, "yaxis19": {"anchor": "x10", "domain": [0, 0.16], "range": [0, 1]}, "yaxis2": {"anchor": "x", "overlaying": "y", "side": "right"}, "yaxis20": {"anchor": "x10", "overlaying": "y19", "side": "right"}, "yaxis3": {"anchor": "x2", "domain": [0.84, 1], "range": [0, 1]}, "yaxis4": {"anchor": "x2", "overlaying": "y3", "side": "right"}, "yaxis5": {"anchor": "x3", "domain": [0.63, 0.79], "range": [0, 1]}, "yaxis6": {"anchor": "x3", "overlaying": "y5", "side": "right"}, "yaxis7": {"anchor": "x4", "domain": [0.63, 0.79], "range": [0, 1]}, "yaxis8": {"anchor": "x4", "overlaying": "y7", "side": "right"}, "yaxis9": {"anchor": "x5", "domain": [0.42, 0.58], "range": [0, 1]}}}
